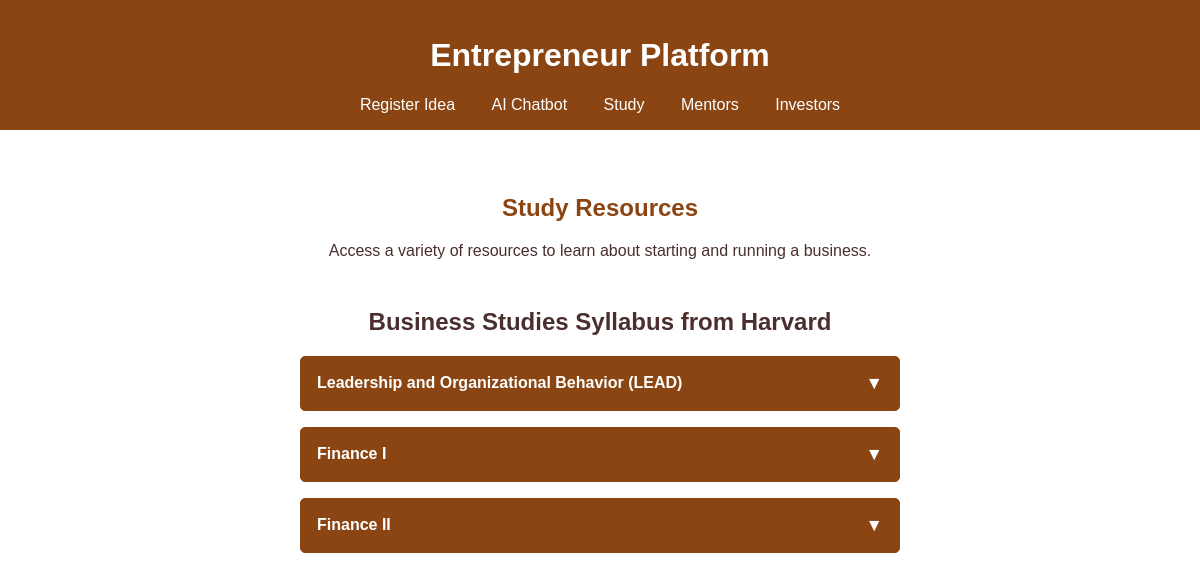
Before: /study/ with the older database file.
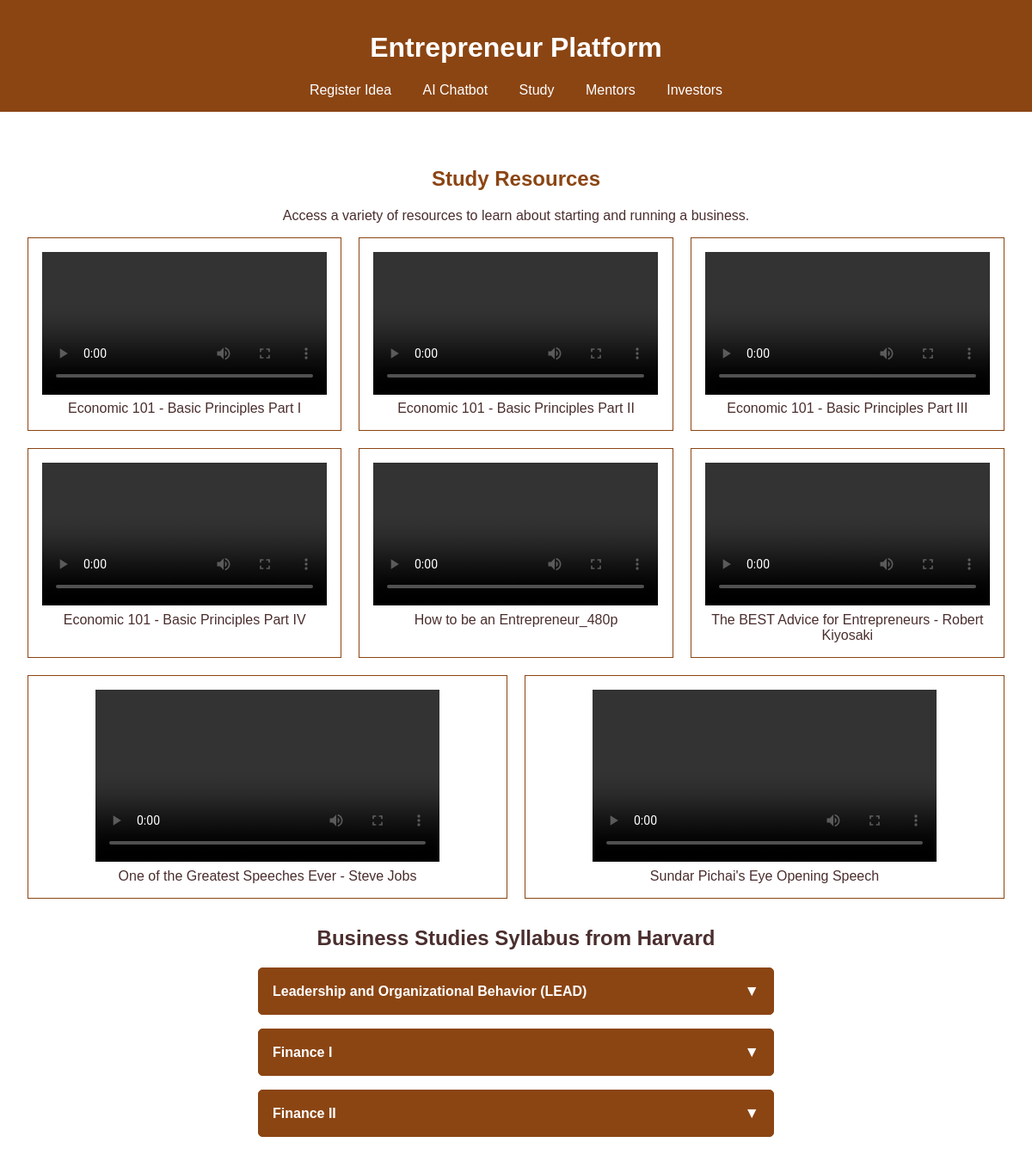
After: the same page with the newer database file.
### ideas/models.py (models this page shows, shortened)
class VideoResource(models.Model):
    title = models.CharField(max_length=255)
    video_file = models.FileField(upload_to='videos/', blank=True, null=True)
    video_url = models.URLField(blank=True, null=True)
    @property
    def video_source(self):
        if self.video_file:
            return self.video_file.url
        return self.video_url

### ideas/views.py (the view)
# urls.py: path('study/', study, name='study'),
def study(request):
    videos = VideoResource.objects.all()
    return render(request, 'study.html', {'videos': videos})

### ideas/templates/study.html (shortened to what this page needs)
{% extends 'base.html' %}
{% load static %}
{% block content %}
<section>
    <h2>Study Resources</h2>
    <p>Access a variety of resources to learn about starting and running a business.</p>
    <div id="studyResources">
        {% for video in videos %}
        <div class="video-card">
            <video controls>
                <source src="{{ video.video_source }}" type="video/mp4">
            </video>
            <p>{{ video.title }}</p>
        </div>
        {% endfor %}
    </div>
        <div class="container">
            <h1>Business Studies Syllabus from Harvard</h1>
            <details>
                <summary>Leadership and Organizational Behavior (LEAD)</summary>
            </details>
            <details>
                <summary>Finance I</summary>
            </details>
            <details>
                <summary>Finance II</summary>
            </details>
        </div>
</section>
{% endblock %}

### ideas/templates/base.html (shortened to what this page needs)
<!DOCTYPE html>
<html lang="en">
<head>
    {% load static %}
    <link rel="stylesheet" href="{% static 'ideas/style.css' %}">
</head>
<body>
    <header>
        <h1>Entrepreneur Platform</h1>
        <nav>
            <a href="{% url 'register' %}">Register Idea</a>
            <a href="{% url 'chatbot' %}">AI Chatbot</a>
            <a href="{% url 'study' %}">Study</a>
            <a href="{% url 'mentors'%}">Mentors</a>
            <a href="{% url 'investor'%}">Investors</a>
        </nav>
    </header>
    <main>
        {% block content %}
        {% endblock %}
    </main>
</body>
</html>

### ideas/static/ideas/style.css (style rules this page uses)
body { font-family: Arial, sans-serif; background-color: #fff; color: #4b2e2e; margin: 0; padding: 0; }
header { background-color: #8b4513; color: #fff; padding: 1rem; text-align: center; }
header nav a { color: #fff; margin: 0 1rem; text-decoration: none; }
main { padding: 2rem; }
h2 { text-align: center; margin-top: 2rem; color: #8b4513; }
p { text-align: center; margin-top: 1rem; }
#studyResources { display: flex; flex-wrap: wrap; gap: 1rem; justify-content: center; }
.video-card { width: 300px; background-color: #fff; border: 1px solid #8b4513; padding: 1rem; box-sizing: border-box; text-align: center; }
.video-card video { width: 100%; height: auto; border: none; }
.video-card p { margin: 0.5rem 0 0; color: #4b2e2e; font-size: 1rem; }
#studyResources { display: flex; flex-wrap: wrap; gap: 20px; }
.video-card { flex: 1 1 300px; display: flex; flex-direction: column; align-items: center; }
.video-card video { width: 100%; max-width: 400px; height: auto; }

### ideas/templates/study.html (style rules this page uses)
.container { text-align: center; width: 80%; max-width: 600px; margin: 2rem auto; }
details { border: 1px solid #8b4513; border-radius: 5px; margin: 1rem 0; padding: 0.5rem; background-color: #8b4513; }
details summary { cursor: pointer; font-weight: bold; list-style: none; padding: 0.5rem; display: flex; justify-content: space-between; align-items: center; }
details summary::after { content: '\25BC'; font-size: 1.1rem; transition: transform 0.3s; }
details summary { color: white; }

Changed rows visible on the page:
added VideoResource: title "Economic 101 - Basic Principles Part I"
added VideoResource: title "Economic 101 - Basic Principles Part II"
added VideoResource: title "Economic 101 - Basic Principles Part III"
added VideoResource: title "Economic 101 - Basic Principles Part IV"
added VideoResource: title "How to be an Entrepreneur_480p"
added VideoResource: title "The BEST Advice for Entrepreneurs - Robert Kiyosaki"
added VideoResource: title "One of the Greatest Speeches Ever - Steve Jobs"
added VideoResource: title "Sundar Pichai's Eye Opening Speech"
